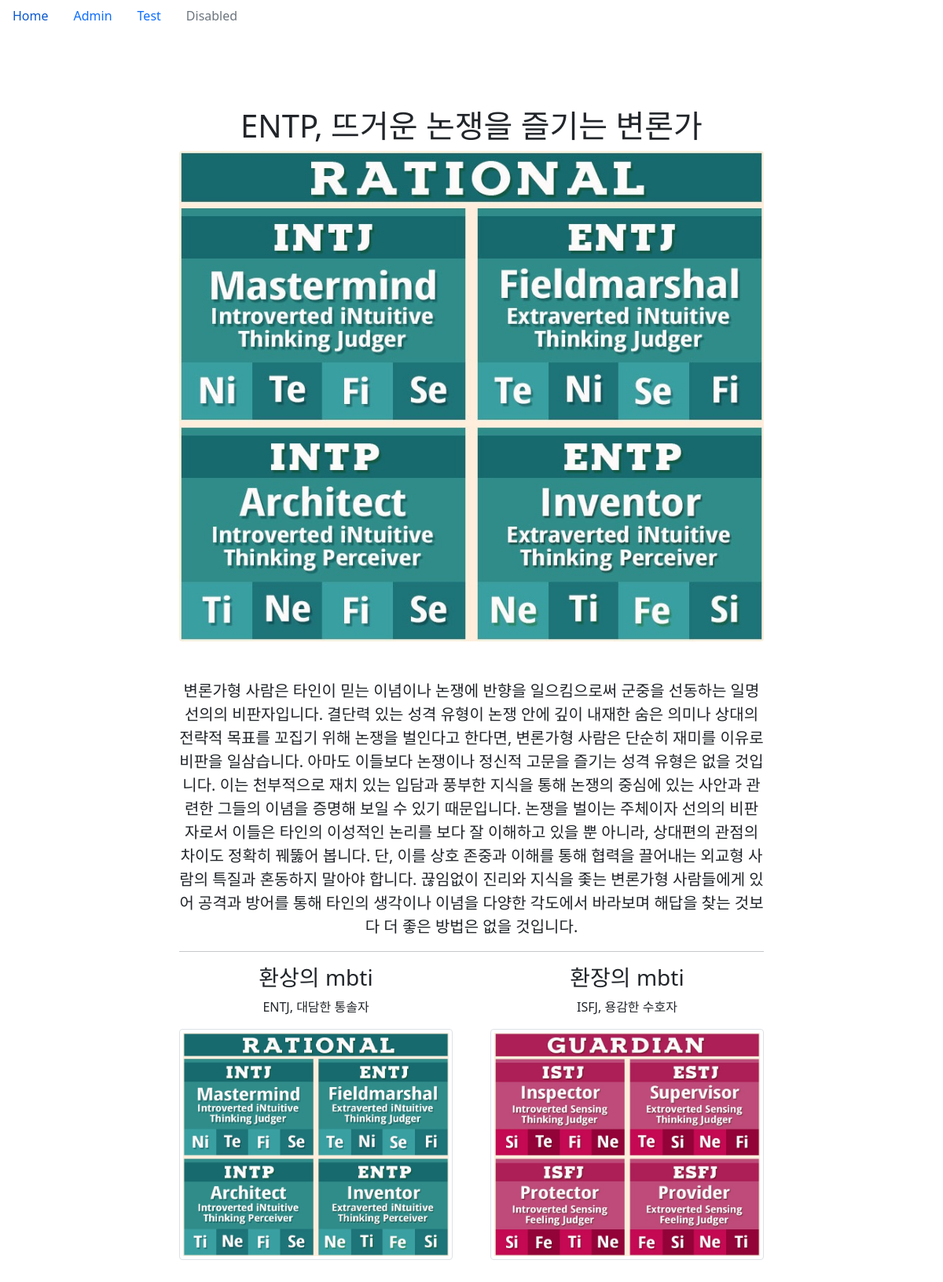
The app's page /q/mbti/entp with its own data.
### question/models.py (models this page shows, shortened)
class TypeIndicator(models.Model):
    mbti = models.CharField(max_length=4, choices=MBTI)
    image = models.ImageField('IMAGE', upload_to='SorlPhoto/%Y', null=True)
    slug = models.SlugField('SLUG', unique=True, allow_unicode=True)
    text = models.TextField(blank=True)
    details = models.ManyToManyField(DetailText)
    like = models.ForeignKey('self', on_delete=models.CASCADE, related_name='like_mbti', null=True)
    hate = models.ForeignKey('self', on_delete=models.CASCADE, related_name='hate_mbti', null=True)
    def get_absolute_url(self):
        return reverse('detail', args=(self.slug,))
    def __str__(self) -> str:
        return f"{self.mbti}, {self.get_mbti_display()}"

### question/views.py (the view)
# urls.py: path('mbti/<slug:slug>', TypeIndicatorDetailView.as_view(), name='detail'),
class TypeIndicatorDetailView(DetailView):
    model = TypeIndicator

### question/templates/question/typeindicator_detail.html (shortened to what this page needs)
{% extends 'base.html' %}
{% load sorl_thumbnail %}
{% load static %}
{% block content %}
<div class="container">
<main>
    <div class="py-5 text-center">
        <h1>{{object}}</h1>
        <img class="rounded mx-auto d-block img-fluid" src="{{ object.image.url }}">
    </div>
    <p class="lead">{{ object.text }}</p>
</main>
    <hr>
<div class="row g-5">
    <div class="col-6">
        <h3> 환상의 mbti </h3>
        <p>{{ object.like }}</p>
        <a href="{{ object.like.get_absolute_url }}"><img class="img-thumbnail" src="{{ object.like.image.url }}"></a>
    </div>
    <div class="col-6">
        <h3> 환장의 mbti </h3>
        <p>{{ object.hate }}</p>
        <a href="{{ object.hate.get_absolute_url }}"><img class="img-thumbnail" src="{{ object.hate.image.url }}"></a>
    </div>
</div>
{% endblock %}

### records on screen
TypeIndicator: mbti "ENTP, 뜨거운 논쟁을 즐기는 변론가", image (picture), text "변론가형 사람은 타인이 믿는 이념이나 논쟁에 반향을 일으킴으로써 군중을 선동하는 일명 선의의 비판자입니다. 결단력 있는 성격 유형이 논쟁 안에 깊이 내재한 숨은 의미나 상대의 전략적 목표를 꼬집기 위해 논쟁을 벌인다고 한다면, 변론가형 사람은 단순히 재미를 이유로 비판을 일삼습니다. 아마도 이들보다 논쟁이나 정신적 고문을 즐기는 성격 유형은 없을 것입니다. 이는 천부적으로 재치 있는 입담과 풍부한 지식을 통해 논쟁의 중심에 있는 사안과 관련한 그들의 이념을 증명해 보일 수 있기 때문입니다. 논쟁을 벌이는 주체이자 선의의 비판자로서 이들은 타인의 이성적인 논리를 보다 잘 이해하고 있을 뿐 아니라, 상대편의 관점의 차이도 정확히 꿰뚫어 봅니다. 단, 이를 상호 존중과 이해를 통해 협력을 끌어내는 외교형 사람의 특질과 혼동하지 말아야 합니다. 끊임없이 진리와 지식을 좇는 변론가형 사람들에게 있어 공격과 방어를 통해 타인의 생각이나 이념을 다양한 각도에서 바라보며 해답을 찾는 것보다 더 좋은 방법은 없을 것입니다.", like "ENTJ, 대담한 통솔자", like.image (picture), hate "ISFJ, 용감한 수호자", hate.image (picture)
